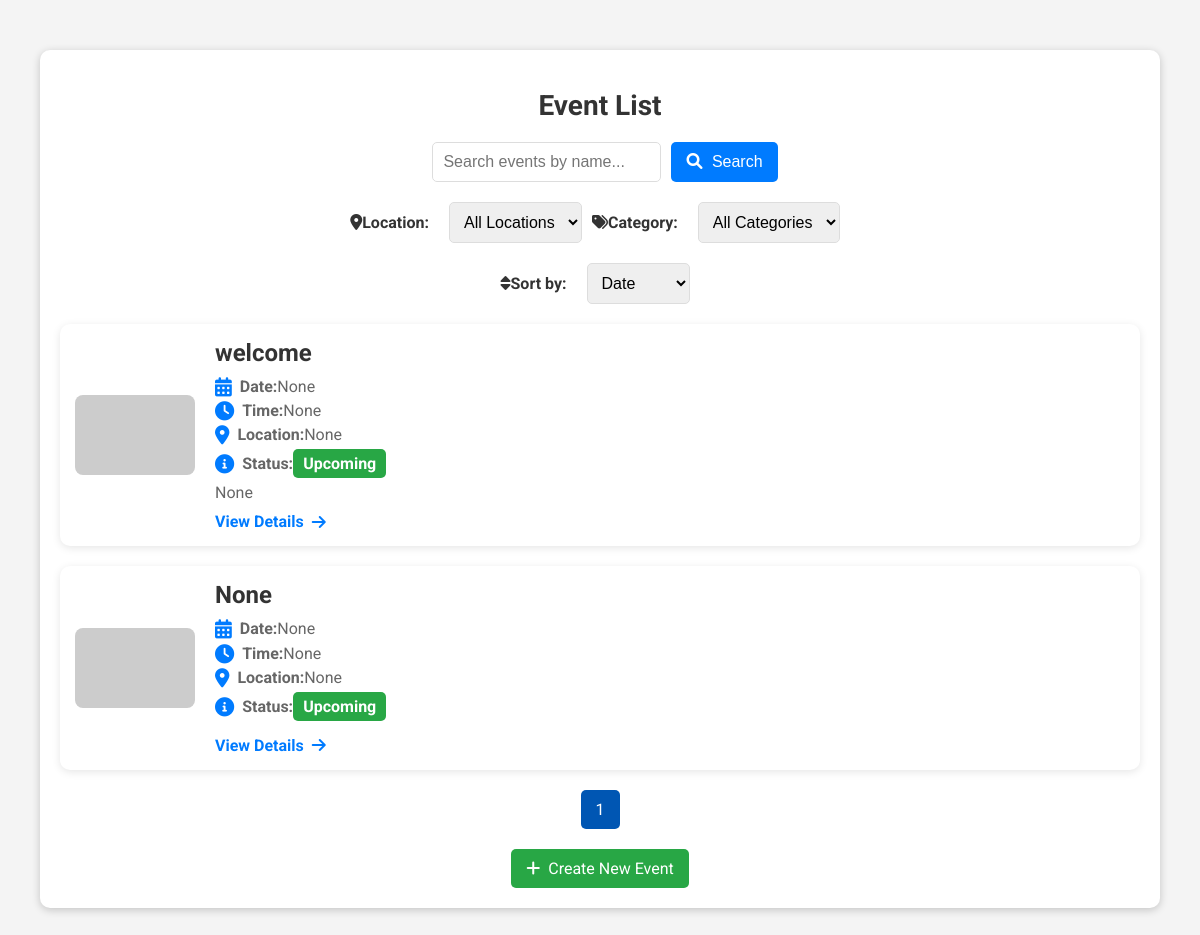
The app's page /Extracurricular/event_list/ with its own data.
### Extracurricular/models.py (models this page shows, shortened)
class Events(models.Model):
    STATUS_CHOICES = [
        ('upcoming', 'Upcoming'),
        ('ongoing', 'Ongoing'),
        ('completed', 'Completed'),
    ]
    event_name = models.CharField(max_length=100, null=True, blank=True)
    description = models.TextField(null=True, blank=True)
    date = models.DateField(null=True, blank=True)
    time = models.TimeField(null=True, blank=True)
    location = models.CharField(max_length=255, null=True, blank=True)
    organizer = models.ForeignKey(User, on_delete=models.CASCADE, null=True, blank=True)
    status = models.CharField(max_length=10, choices=STATUS_CHOICES, default='upcoming')
    image = models.ImageField(upload_to='event_images/', blank=True, null=True)

### Extracurricular/views.py (the view)
# urls.py: path('event_list/', views.event_list, name='event_list'),
def event_list(request):
    events = Events.objects.all()
    query = request.GET.get('q', '')
    location_filter = request.GET.get('location', '')
    if query:
        events = events.filter(event_name__icontains=query)
    if location_filter:
        events = events.filter(location__icontains=location_filter)
    from django.core.paginator import Paginator
    paginator = Paginator(events, 10)  # Show 10 events per page
    page_number = request.GET.get('page', 1)
    page_obj = paginator.get_page(page_number)
    context = {
        'events': page_obj.object_list,
        'page_obj': page_obj,
        'query': query,
        'location_filter': location_filter
    }
    if request.headers.get('x-requested-with') == 'XMLHttpRequest':
        html = render_to_string('event-list-results.html', context, request=request)
        return JsonResponse({'html': html})
    return render(request, 'event_list.html', context)

### asgiref/local.py (called while the page is built)
    def __getattr__(self, key):
        storage_object = self._data.get({})
        try:
            return storage_object[key]
        except KeyError:
            raise AttributeError(f"{self!r} object has no attribute {key!r}")

    def __setattr__(self, key: str, value: Any) -> None:
        if key == "_data":
            return super().__setattr__(key, value)
        storage_object = self._data.get({})
        storage_object[key] = value
        self._data.set(storage_object)

    def __delattr__(self, key: str) -> None:
        storage_object = self._data.get({})
        if key in storage_object:
            del storage_object[key]
            self._data.set(storage_object)
        else:
            raise AttributeError(f"{self!r} object has no attribute {key!r}")

    @contextlib.contextmanager
    def _lock_storage(self):
        if self._thread_critical:
            try:
                asyncio.get_running_loop()
            except RuntimeError:
                yield self._storage
            else:
                if not hasattr(self._storage, "cvar"):
                    self._storage.cvar = _CVar()
                yield self._storage.cvar
        else:
            with self._thread_lock:
                yield self._storage

    def __getattr__(self, key):
        with self._lock_storage() as storage:
            return getattr(storage, key)

    def __setattr__(self, key, value):
        if key in ("_local", "_storage", "_thread_critical", "_thread_lock"):
            return super().__setattr__(key, value)
        with self._lock_storage() as storage:
            setattr(storage, key, value)

    def __delattr__(self, key):
        with self._lock_storage() as storage:
            delattr(storage, key)

### Extracurricular/templates/event_list.html (shortened to what this page needs)
<!DOCTYPE html>
<html>
<head>
    <link rel="stylesheet" href="https://cdnjs.cloudflare.com/ajax/libs/font-awesome/6.0.0-beta3/css/all.min.css" />
</head>
<body>
    <div class="container">
        <h1>Event List</h1>
        <div class="search-bar">
            <input type="text" id="search" placeholder="Search events by name...">
            <button type="button" id="search-button"><i class="fas fa-search"></i> Search</button>
        </div>
        <div class="filters">
            <label for="location"><i class="fas fa-map-marker-alt icon"></i>Location:</label>
            <select id="location" name="location">
                <option value="">All Locations</option>
            </select>
            <label for="category"><i class="fas fa-tags icon"></i>Category:</label>
            <select id="category" name="category">
                <option value="">All Categories</option>
            </select>
        </div>
        <div class="sort-options">
            <label for="sort"><i class="fas fa-sort icon"></i>Sort by:</label>
            <select id="sort" name="sort">
                <option value="date">Date</option>
            </select>
        </div>
        <ul class="event-list">
            {% for event in events %}
                <li>
                    {% if event.image %}
                    <img src="{{ event.image.url }}" alt="{{ event.event_name }}">
                {% else %}
                    <img src="https://via.placeholder.com/120x80" alt="Default image for {{ event.event_name }}">
                {% endif %}
                    <div class="event-info">
                        <h2>{{ event.event_name }}</h2>
                        <p><i class="fas fa-calendar-alt"></i> <strong>Date:</strong> {{ event.date }}</p>
                        <p><i class="fas fa-clock"></i> <strong>Time:</strong> {{ event.time }}</p>
                        <p><i class="fas fa-map-marker-alt"></i> <strong>Location:</strong> {{ event.location }}</p>
                        <p><i class="fas fa-info-circle"></i> <strong>Status:</strong> <span class="status {{ event.status }}">{{ event.get_status_display }}</span></p>
                        <p>{{ event.description|truncatewords:20 }}</p>
                        <a href="{% url 'event_detail' event.pk %}" class="details-link">View Details <i class="fas fa-arrow-right"></i></a>
                    </div>
                </li>
            {% endfor %}
        </ul>
        <div class="pagination">
            {% for num in page_obj.paginator.page_range %}
                {% if page_obj.number == num %}
                    <span class="active">{{ num }}</span>
                {% else %}
                    <a href="?page={{ num }}{% if request.GET.q %}&q={{ request.GET.q }}{% endif %}{% if request.GET.location %}&location={{ request.GET.location }}{% endif %}{% if request.GET.category %}&category={{ request.GET.category }}{% endif %}">{{ num }}</a>
                {% endif %}
            {% endfor %}
        </div>
        <div class="create-event">
            <a href="{% url 'event_create' %}"><i class="fas fa-plus"></i> Create New Event</a>
        </div>
    </div>
</body>
</html>

### Extracurricular/templates/event_list.html (style rules this page uses)
body { font-family: 'Roboto', sans-serif; background-color: #f4f4f4; margin: 0; padding: 0; }
.container { width: 90%; max-width: 1200px; margin: 50px auto; padding: 20px; background: white; box-shadow: 0 2px 8px rgba(0,0,0,0.2); border-radius: 10px; overflow: hidden; }
h1 { text-align: center; color: #333; margin-bottom: 20px; font-size: 28px; }
.search-bar, .filters, .sort-options { display: flex; justify-content: center; margin-bottom: 20px; flex-wrap: wrap; }
.search-bar input, .filters select, .sort-options select { padding: 10px; font-size: 16px; border: 1px solid #ddd; border-radius: 5px; margin: 0 10px; }
.search-bar button { padding: 10px 15px; font-size: 16px; border: none; background-color: #007bff; color: white; border-radius: 5px; cursor: pointer; }
.search-bar i { margin-right: 5px; color: white; }
.create-event { text-align: center; margin-top: 20px; }
.create-event a { display: inline-flex; align-items: center; padding: 10px 15px; text-decoration: none; color: white; background-color: #28a745; border-radius: 5px; font-size: 16px; }
.create-event i { margin-right: 8px; }
.filters label, .sort-options label { font-weight: bold; margin-right: 10px; display: flex; align-items: center; color: #333; }
.event-list { list-style: none; padding: 0; margin: 0; }
.event-list li { display: flex; align-items: center; background: #fff; padding: 15px; margin-bottom: 20px; box-shadow: 0 2px 8px rgba(0,0,0,0.1); border-radius: 10px; transition: transform 0.3s, box-shadow 0.3s; overflow: hidden; }
.event-list img { width: 120px; height: 80px; border-radius: 8px; object-fit: cover; margin-right: 20px; }
.event-info { flex: 1; }
.event-info h2 { margin: 0 0 10px; color: #333; }
.event-info p { margin: 5px 0; color: #666; display: flex; align-items: center; }
.event-info p i { margin-right: 8px; color: #007bff; font-size: 1.2em; }
.event-info .status { font-weight: bold; padding: 5px 10px; border-radius: 5px; color: white; }
.event-info .status.upcoming { background-color: #28a745; }
.event-info .details-link { text-decoration: none; color: #007bff; font-size: 16px; font-weight: bold; display: flex; align-items: center; margin-top: 10px; transition: color 0.3s; }
.event-info .details-link i { margin-left: 8px; }
.pagination { text-align: center; margin-top: 20px; }
.pagination a, .pagination span { display: inline-block; padding: 10px 15px; margin: 0 5px; text-decoration: none; color: white; background-color: #007bff; border-radius: 5px; }
.pagination .active { background-color: #0056b3; color: white; border: none; }

### records on screen
Events: event_name "welcome", date "None", time "None", location "None", status "Upcoming", description "None"
Events: event_name "None", date "None", time "None", location "None", status "Upcoming"

### other values on screen
{{ num }} "1"
